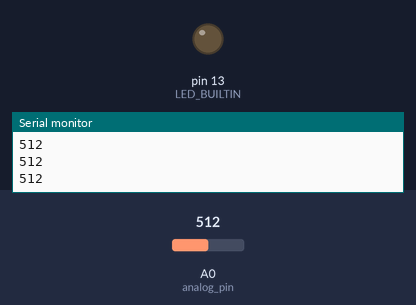
Recording of a sketch running on a simulated Arduino Uno, built with avr-gcc and run on an emulated ATmega328P. Parts: output pins drawn as LEDs (lit = HIGH), the last lines printed to the serial monitor. The test bench sets the inputs (shaded band); at power-on: A0 (analog_pin) = 512.

Above: at 1.2 s.
1.3 s: A0 (analog_pin) set to 984
2.8 s: A0 (analog_pin) set to 1012
At 4.0 s:
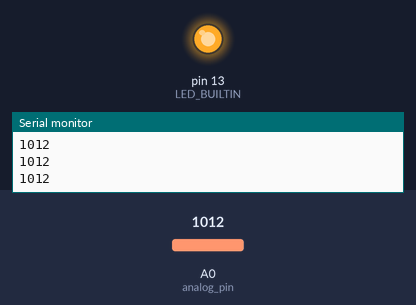
4.3 s: A0 (analog_pin) set to 990
At 5.3 s:
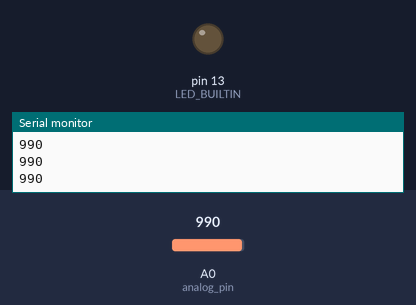
5.8 s: A0 (analog_pin) set to 1010
At 6.4 s:
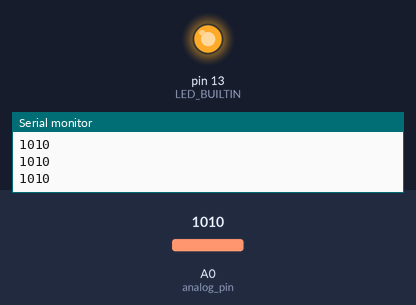
Timing chart, 0 to 8.3 s (numbered marks = the images above; inputs shaded):
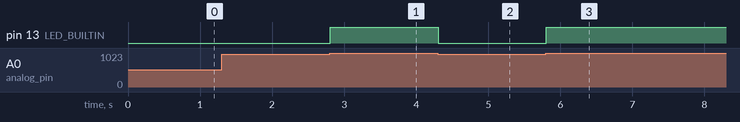

Measured:
- the behaviour switches between 999 and 1000 on A0 (analog_pin) (found by bisection; images 0 and 1)
- after the input at 2.8 s, pin 13 (LED_BUILTIN): LOW → HIGH at once
- after the input at 4.3 s, pin 13 (LED_BUILTIN): HIGH → LOW at once
- after the input at 5.8 s, pin 13 (LED_BUILTIN): LOW → HIGH at once

The sketch:

continuity_checker.ino
```cpp
const int analog_pin = A0;

void setup() {
  pinMode(LED_BUILTIN, OUTPUT);
  Serial.begin(9600);
}

void loop() {
  int value = analogRead(analog_pin);
  Serial.println(value);

  if (value >= 1000) {
    digitalWrite(LED_BUILTIN, HIGH);
  } else {
    digitalWrite(LED_BUILTIN, LOW);
  }
  delay(2);
}
```
